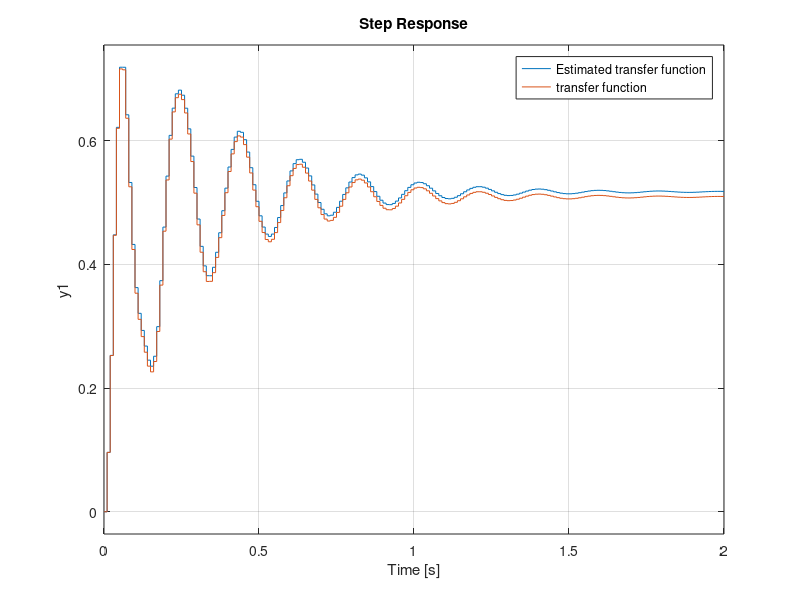

MATLAB code to generate this figure:
clc;
clear;
close all;

t_initial = 0;
dt = 0.01;
t_final = 100;

G = tf([0.09603 -0.2176 0.2118 -0.1307 0.0449], ...
    [1 -3.897 6.537 -5.934, 2.93 -0.6273], dt)

u = 15 * randn(t_final/dt);

y(1:5) = 0;
for n = 6:1:t_final/dt
    y(n) = [y(n-1) -y(n-2) y(n-3) -y(n-4) y(n-5) u(n) u(n-1) u(n-2) u(n-3) u(n-4)]*...
    [-3.897; 6.537; -5.934; 2.93; -0.6273; 0.09603; -0.2176; 0.2118; -0.1307; 0.0449];
    
    Y(n,:) = y(n) + 0.1*randn(1, 1);
    H(n, :) = [y(n-1) -y(n-2) y(n-3) -y(n-4) y(n-5) u(n) u(n-1) u(n-2) u(n-3) u(n-4)];
end
% H(:5, :) = [zeros(5,5) randn(5,5)]
% for i = 1:5
%     H(i,:)=[0 0 0 0 0 u(1:5)]
% end
theta_hat = inv(H'*H)*H'*Y;

G_hat = tf([theta_hat(6:10)'], [1 theta_hat(1:5)'], dt)
% step(G)
step(G_hat, G)
legend("Estimated transfer function", "transfer function")